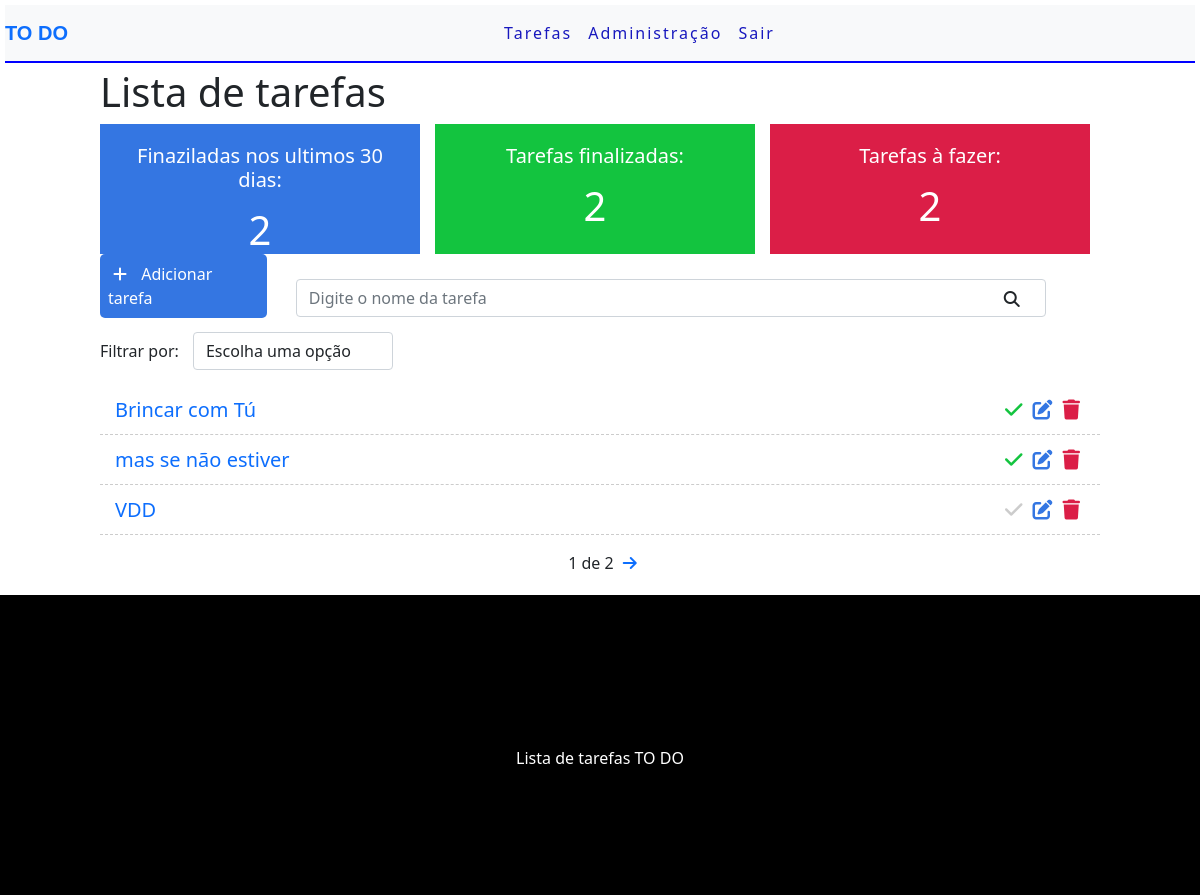
The page / (signed in) on the database as committed earlier.
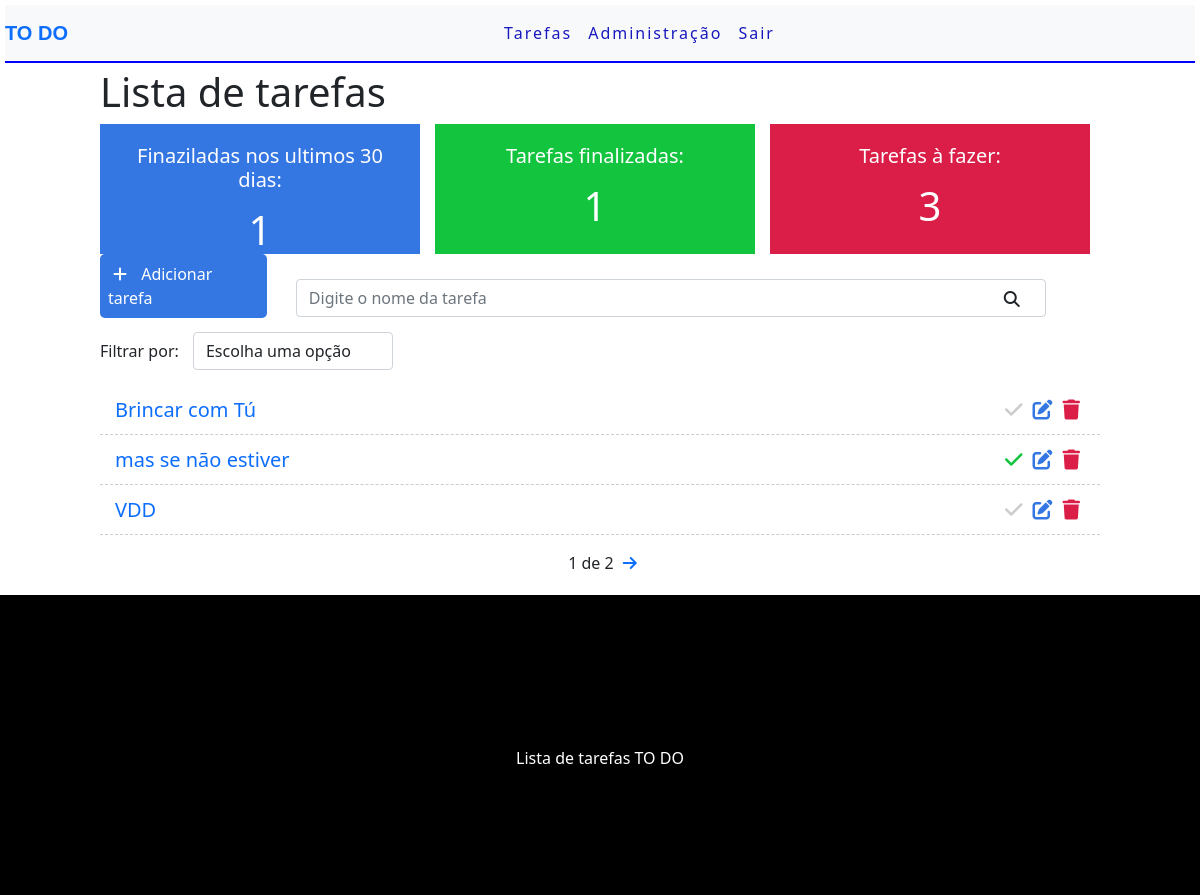
The same page on the database as committed later.
### tasks/models.py (models this page shows, shortened)
class task(models.Model):
    STATUS = (
        ('doing', 'Doing'),
        ('done', 'Done'),
    )
    title = models.CharField(max_length=255)
    description = models.TextField()
    done = models.CharField(
        max_length=5,
        choices=STATUS,
    )
    user = models.ForeignKey(get_user_model(), on_delete=models.CASCADE)
    created_at = models.DateTimeField(auto_now_add=True)
    upadate_at = models.DateTimeField(auto_now=True)

### tasks/views.py (the view)
# urls.py: path('', views.tasklist, name='tasklist'),
@login_required # Prqa acessa precisa está logado, te amo django
def tasklist(request):
    search = request.GET.get('search') # search é o nome do input de busca
    filter = request.GET.get('filter')
    taskDoneRecently = task.objects.filter(done='done', upadate_at__gt=datetime.datetime.now()-datetime.timedelta(days=30), user=request.user).count()
    taskDone = task.objects.filter(done='done', user=request.user).count()
    taskDoing = task.objects.filter(done='doing', user=request.user).count()
    if search:
        tasks = task.objects.filter(title__icontains=search, user=request.user) #ico vai fazer a busca de acordo com oq tem no search pra não precisa escrever exatamente
    elif filter:
        tasks = task.objects.filter(done=filter, user=request.user)
    else: # se não faz a paginação
        tasks_list = task.objects.all().order_by('-created_at').filter(user=request.user)
        paginator = Paginator(tasks_list, 3) #Número q exibir por p´GINA
        page = request.GET.get('page')
        tasks = paginator.get_page(page) # Vai exbir o número na página que ele tá
    return render(request, 'tasks/list.html', {'tasks': tasks, 'taskDoneRecently': taskDoneRecently, 'taskDone': taskDone, 'taskDoing': taskDoing}) # As tasks q eu resgatei do banco

### tasks/templates/tasks/list.html (shortened to what this page needs)
{% extends 'base.html' %}
{% block content %}
    <div class="offset-1 col-10 list-div">
        <h1>Lista de tarefas</h1>
        <div class="container dashboard">
            <div class="col-4 dashboard-box" id="dashboard-lastdays">
                <h5>Finaziladas nos ultimos 30 dias:</h5>
                <span>{{ taskDoneRecently }}</span>
            </div>
            <div class="col-4 dashboard-box" id="dashboard-done">
                <h5>Tarefas finalizadas:</h5>
                <span>{{ taskDone }}</span>
            </div>
            <div class="col-4 dashboard-box" id="dashboard-doing">
                <h5>Tarefas à fazer:</h5>
                <span>{{taskDoing}}</span>
            </div>
        </div>
        <a id="add-link-task" href="newtask/">
            <div class="col-2 add-div">
                <i class="fas fa-plus"></i> Adicionar tarefa
            </div>
        </a>
            <div class="col-9 search-div">
                <form method="get" id="search-form">
                    <input class="form-control" type="text" id="search" name="search" placeholder="Digite o nome da tarefa" value="{{ request.GET.search }}">
                    <i class="fas fa-search" id="search-btn"></i>
                </form>
            </div>
            <div class="col-12 filter-div">
                <span>Filtrar por:</span>
                <select name="filter" id="filter" class="form-control">
                    <option value="">Escolha uma opção</option>
                </select>
            </div>
        <ul class="task-list">
            {% for task in tasks %}
            {% if task.done == 'doing' %}
                <li class="task-item">
            {% else %}
                <li class="task-item done">
            {% endif %}
                <span><a href="task/{{task.id}}" style="text-decoration: none;">{{task.title}}</a></span>
                <a href="delete/{{task.id}}" class="delete-btn" id="deletar"><span><i class="fas fa-trash"></i></span></a>
                <a href="edit/{{task.id}}"><span><i class="fas fa-edit"></i></span></a>
                <a href="changestatus/{{task.id}}"><span><i class="fas fa-check"></i></span></a>
              </li>
            {% endfor %}
        </ul>
        <div class="pagination">
            <span class="step-link">
                {% if tasks.paginator.num_pages %}
                <span class="current">
                    {{ tasks.number }} de {{ tasks.paginator.num_pages }}
                </span>
                    {% endif %}
                {% if tasks.has_next %}
                    <a href="?page={{ tasks.next_page_number }}"><i class="fas fa-arrow-right"></i></a>
                {% endif %}
            </span>
        </div>
    </div>
{% endblock %}

Rows that differ between the two databases and show on the page:
changed task "Brincar com Tú": done "done" → "doing" (drawn)
Other text that changed with them:
{{ taskDoneRecently }}: "2" → "1"
{{ taskDone }}: "2" → "1"
{{ taskDoing }}: "2" → "3"
